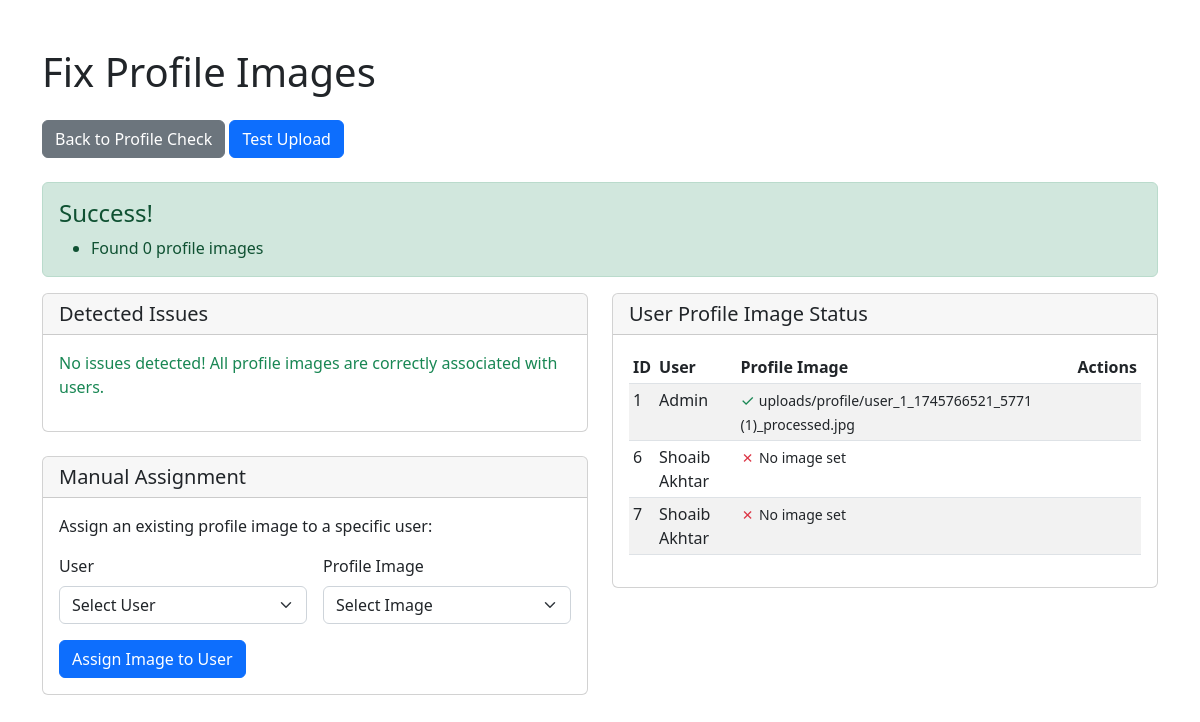
The page /fix_profile_images.php on the database its author committed.
### tables this page shows
CREATE TABLE `users` (
  `id` int(11) NOT NULL,
  `name` varchar(100) NOT NULL,
  `email` varchar(100) NOT NULL,
  `password` varchar(255) DEFAULT NULL,
  `profile_image` varchar(255) DEFAULT NULL,
  `google_id` varchar(100) DEFAULT NULL,
  `role` enum('user','admin') DEFAULT 'user',
  `created_at` timestamp NOT NULL DEFAULT current_timestamp(),
  `updated_at` timestamp NOT NULL DEFAULT current_timestamp() ON UPDATE current_timestamp()
);

### fix_profile_images.php (the view, shortened to what this page needs)
<?php
$conn = getDbConnection();
$updates = [];
$errors = [];
$messages = [];
$profileDir = __DIR__ . '/uploads/profile';
$profileDir = str_replace('\\', '/', $profileDir);
if (!file_exists($profileDir)) {
    $errors[] = "Profile directory does not exist at {$profileDir}";
} else {
    $profileImages = [];
    $messages[] = "Found " . count($profileImages) . " profile images";
}
$allUsers = $conn->query("SELECT id, name, email, profile_image FROM users ORDER BY id")->fetchAll(PDO::FETCH_ASSOC);
?>
<!DOCTYPE html>
<html lang="en">
<head>
    <link rel="stylesheet" href="https://cdn.jsdelivr.net/npm/bootstrap@5.2.3/dist/css/bootstrap.min.css">
</head>
<body>
    <div class="container py-5">
        <h1 class="mb-4">Fix Profile Images</h1>
        <div class="mb-4">
            <a href="check_profile_images.php" class="btn btn-secondary">Back to Profile Check</a>
            <a href="test_profile_upload.php" class="btn btn-primary">Test Upload</a>
        </div>
        <?php if (!empty($messages)): ?>
            <div class="alert alert-success">
                <h4 class="alert-heading">Success!</h4>
                <ul class="mb-0">
                    <?php foreach ($messages as $message): ?>
                        <li><?= htmlspecialchars($message) ?></li>
                    <?php endforeach; ?>
                </ul>
            </div>
        <?php endif; ?>
        <div class="row">
            <div class="col-md-6">
                <div class="card mb-4">
                    <div class="card-header">
                        <h5 class="mb-0">Detected Issues</h5>
                    </div>
                    <div class="card-body">
                        <?php if (empty($updates)): ?>
                            <p class="text-success">No issues detected! All profile images are correctly associated with users.</p>
                        <?php endif; ?>
                    </div>
                </div>
                <div class="card mb-4">
                    <div class="card-header">
                        <h5 class="mb-0">Manual Assignment</h5>
                    </div>
                    <div class="card-body">
                        <p>Assign an existing profile image to a specific user:</p>
                        <form method="post" action="" class="row g-3">
                            <div class="col-md-6">
                                <label for="assign_user_id" class="form-label">User</label>
                                <select class="form-select" id="assign_user_id" name="assign_user_id" required>
                                    <option value="">Select User</option>
                                </select>
                            </div>
                            <div class="col-md-6">
                                <label for="assign_file" class="form-label">Profile Image</label>
                                <select class="form-select" id="assign_file" name="assign_file" required>
                                    <option value="">Select Image</option>
                                </select>
                            </div>
                            <div class="col-12">
                                <button type="submit" class="btn btn-primary">Assign Image to User</button>
                            </div>
                        </form>
                    </div>
                </div>
            </div>
            <div class="col-md-6">
                <div class="card mb-4">
                    <div class="card-header">
                        <h5 class="mb-0">User Profile Image Status</h5>
                    </div>
                    <div class="card-body">
                        <div class="table-responsive" style="max-height: 500px; overflow-y: auto;">
                            <table class="table table-striped table-sm">
                                <thead>
                                    <tr>
                                        <th>ID</th>
                                        <th>User</th>
                                        <th>Profile Image</th>
                                        <th>Actions</th>
                                    </tr>
                                </thead>
                                <tbody>
                                    <?php foreach ($allUsers as $user): ?>
                                        <tr>
                                            <td><?= $user['id'] ?></td>
                                            <td><?= htmlspecialchars($user['name']) ?></td>
                                            <td>
                                                <?php if (!empty($user['profile_image'])): ?>
                                                    <span class="text-success">✓</span>
                                                    <small><?= htmlspecialchars($user['profile_image']) ?></small>
                                                <?php else: ?>
                                                    <span class="text-danger">✗</span>
                                                    <small>No image set</small>
                                                <?php endif; ?>
                                            </td>
                                            <td>
                                            </td>
                                        </tr>
                                    <?php endforeach; ?>
                                </tbody>
                            </table>
                        </div>
                    </div>
                </div>
            </div>
        </div>
    </div>
</body>
</html>

### rows shown on the page
users: id "1", name "Admin", profile_image "uploads/profile/user_1_1745766521_5771 (1)_processed.jpg"
users: id "6", name "Shoaib Akhtar", shows "No image set"
users: id "7", name "Shoaib Akhtar", shows "No image set"

### other values the page prints
$message "Found 0 profile images"
